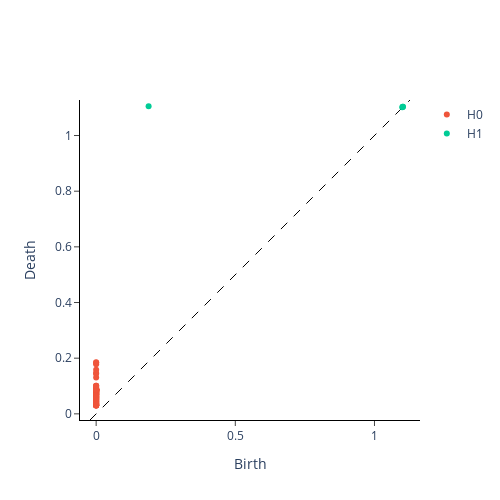
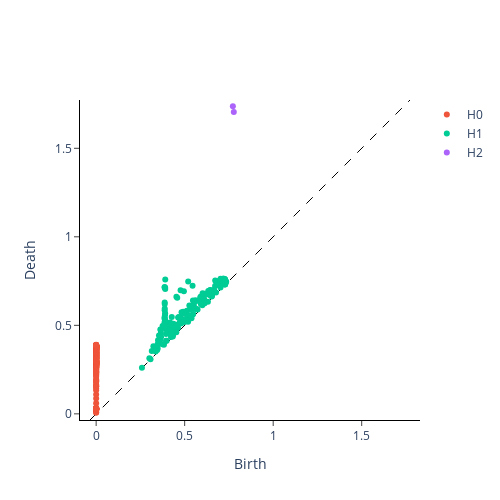

The code cell stored with these charts, in order, in its notebook:
### Markdown cell above
The next step is to calculate the persistence diagrams associated with each point cloud. In `giotto-tda` we can do this with the Vietoris-Rips construction as follows:

### Code cell
from gtda.homology import VietorisRipsPersistence

# 0 - connected components, 1 - loops, 2 - voids
homology_dimensions = [0, 1, 2]

periodic_persistence = VietorisRipsPersistence(homology_dimensions=homology_dimensions, n_jobs=6)
print('Persistent diagram for periodic signal')
periodic_persistence.fit_transform_plot(y_periodic_embedded);

nonperiodic_persistence = VietorisRipsPersistence(homology_dimensions=homology_dimensions, n_jobs=6)
print('Persistent diagram for nonperiodic signal')
nonperiodic_persistence.fit_transform_plot(y_nonperiodic_embedded);
